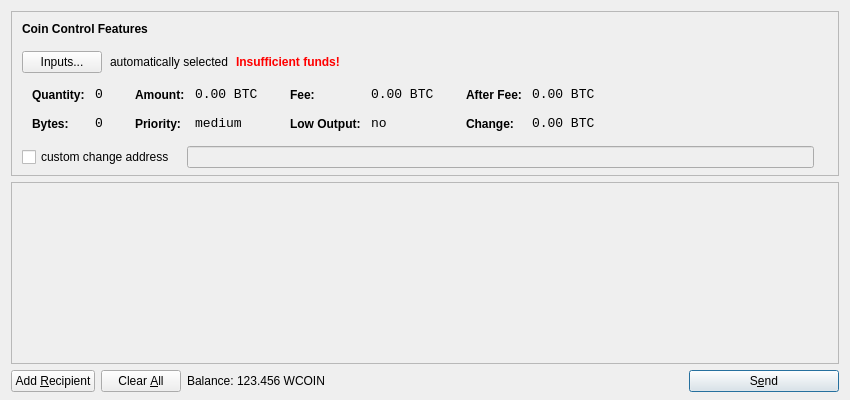
<?xml version="1.0" encoding="UTF-8"?>
<ui version="4.0">
 <class>SendCoinsDialog</class>
 <widget class="QDialog" name="SendCoinsDialog">
  <property name="geometry">
   <rect>
    <x>0</x>
    <y>0</y>
    <width>850</width>
    <height>400</height>
   </rect>
  </property>
  <property name="windowTitle">
   <string>Send Coins</string>
  </property>
  <layout class="QVBoxLayout" name="verticalLayout" stretch="0,1,0">
   <property name="bottomMargin">
    <number>8</number>
   </property>
   <item>
    <widget class="QFrame" name="frameCoinControl">
     <property name="sizePolicy">
      <sizepolicy hsizetype="Expanding" vsizetype="Expanding">
       <horstretch>0</horstretch>
       <verstretch>0</verstretch>
      </sizepolicy>
     </property>
     <property name="maximumSize">
      <size>
       <width>16777215</width>
       <height>16777215</height>
      </size>
     </property>
     <property name="frameShape">
      <enum>QFrame::StyledPanel</enum>
     </property>
     <property name="frameShadow">
      <enum>QFrame::Sunken</enum>
     </property>
     <layout class="QVBoxLayout" name="verticalLayoutCoinControl2">
      <property name="spacing">
       <number>-1</number>
      </property>
      <property name="leftMargin">
       <number>0</number>
      </property>
      <property name="topMargin">
       <number>0</number>
      </property>
      <property name="rightMargin">
       <number>0</number>
      </property>
      <property name="bottomMargin">
       <number>6</number>
      </property>
      <item>
       <layout class="QVBoxLayout" name="verticalLayoutCoinControl" stretch="0,0,0,0,1">
        <property name="spacing">
         <number>0</number>
        </property>
        <property name="leftMargin">
         <number>10</number>
        </property>
        <property name="topMargin">
         <number>10</number>
        </property>
        <item>
         <layout class="QHBoxLayout" name="horizontalLayoutCoinControl1">
          <property name="bottomMargin">
           <number>15</number>
          </property>
          <item>
           <widget class="QLabel" name="labelCoinControlFeatures">
            <property name="sizePolicy">
             <sizepolicy hsizetype="Preferred" vsizetype="Maximum">
              <horstretch>0</horstretch>
              <verstretch>0</verstretch>
             </sizepolicy>
            </property>
            <property name="font">
             <font>
              <weight>75</weight>
              <bold>true</bold>
             </font>
            </property>
            <property name="styleSheet">
             <string notr="true">font-weight:bold;</string>
            </property>
            <property name="text">
             <string>Coin Control Features</string>
            </property>
           </widget>
          </item>
         </layout>
        </item>
        <item>
         <layout class="QHBoxLayout" name="horizontalLayoutCoinControl2" stretch="0,0,0,0">
          <property name="spacing">
           <number>8</number>
          </property>
          <property name="bottomMargin">
           <number>10</number>
          </property>
          <item>
           <widget class="QPushButton" name="pushButtonCoinControl">
            <property name="styleSheet">
             <string notr="true"/>
            </property>
            <property name="text">
             <string>Inputs...</string>
            </property>
           </widget>
          </item>
          <item>
           <widget class="QLabel" name="labelCoinControlAutomaticallySelected">
            <property name="text">
             <string>automatically selected</string>
            </property>
            <property name="margin">
             <number>5</number>
            </property>
           </widget>
          </item>
          <item>
           <widget class="QLabel" name="labelCoinControlInsuffFunds">
            <property name="font">
             <font>
              <weight>75</weight>
              <bold>true</bold>
             </font>
            </property>
            <property name="styleSheet">
             <string notr="true">color:red;font-weight:bold;</string>
            </property>
            <property name="text">
             <string>Insufficient funds!</string>
            </property>
            <property name="margin">
             <number>5</number>
            </property>
           </widget>
          </item>
          <item>
           <spacer name="horizontalSpacerCoinControl">
            <property name="orientation">
             <enum>Qt::Horizontal</enum>
            </property>
            <property name="sizeHint" stdset="0">
             <size>
              <width>40</width>
              <height>1</height>
             </size>
            </property>
           </spacer>
          </item>
         </layout>
        </item>
        <item>
         <widget class="QWidget" name="widgetCoinControl" native="true">
          <property name="sizePolicy">
           <sizepolicy hsizetype="Preferred" vsizetype="Preferred">
            <horstretch>0</horstretch>
            <verstretch>0</verstretch>
           </sizepolicy>
          </property>
          <property name="minimumSize">
           <size>
            <width>0</width>
            <height>0</height>
           </size>
          </property>
          <property name="styleSheet">
           <string notr="true"/>
          </property>
          <layout class="QHBoxLayout" name="horizontalLayoutCoinControl5">
           <property name="margin">
            <number>0</number>
           </property>
           <item>
            <layout class="QHBoxLayout" name="horizontalLayoutCoinControl3" stretch="0,0,0,1">
             <property name="spacing">
              <number>20</number>
             </property>
             <property name="topMargin">
              <number>0</number>
             </property>
             <property name="bottomMargin">
              <number>10</number>
             </property>
             <item>
              <layout class="QFormLayout" name="formLayoutCoinControl1">
               <property name="horizontalSpacing">
                <number>10</number>
               </property>
               <property name="verticalSpacing">
                <number>14</number>
               </property>
               <property name="leftMargin">
                <number>10</number>
               </property>
               <property name="topMargin">
                <number>4</number>
               </property>
               <property name="rightMargin">
                <number>6</number>
               </property>
               <item row="0" column="0">
                <widget class="QLabel" name="labelCoinControlQuantityText">
                 <property name="styleSheet">
                  <string notr="true">font-weight:bold;</string>
                 </property>
                 <property name="text">
                  <string>Quantity:</string>
                 </property>
                 <property name="margin">
                  <number>0</number>
                 </property>
                </widget>
               </item>
               <item row="0" column="1">
                <widget class="QLabel" name="labelCoinControlQuantity">
                 <property name="font">
                  <font>
                   <family>Monospace</family>
                   <pointsize>10</pointsize>
                  </font>
                 </property>
                 <property name="cursor">
                  <cursorShape>IBeamCursor</cursorShape>
                 </property>
                 <property name="contextMenuPolicy">
                  <enum>Qt::ActionsContextMenu</enum>
                 </property>
                 <property name="text">
                  <string notr="true">0</string>
                 </property>
                 <property name="margin">
                  <number>0</number>
                 </property>
                 <property name="textInteractionFlags">
                  <set>Qt::LinksAccessibleByMouse|Qt::TextSelectableByKeyboard|Qt::TextSelectableByMouse</set>
                 </property>
                </widget>
               </item>
               <item row="1" column="0">
                <widget class="QLabel" name="labelCoinControlBytesText">
                 <property name="styleSheet">
                  <string notr="true">font-weight:bold;</string>
                 </property>
                 <property name="text">
                  <string>Bytes:</string>
                 </property>
                </widget>
               </item>
               <item row="1" column="1">
                <widget class="QLabel" name="labelCoinControlBytes">
                 <property name="font">
                  <font>
                   <family>Monospace</family>
                   <pointsize>10</pointsize>
                  </font>
                 </property>
                 <property name="cursor">
                  <cursorShape>IBeamCursor</cursorShape>
                 </property>
                 <property name="contextMenuPolicy">
                  <enum>Qt::ActionsContextMenu</enum>
                 </property>
                 <property name="text">
                  <string notr="true">0</string>
                 </property>
                 <property name="textInteractionFlags">
                  <set>Qt::LinksAccessibleByMouse|Qt::TextSelectableByKeyboard|Qt::TextSelectableByMouse</set>
                 </property>
                </widget>
               </item>
              </layout>
             </item>
             <item>
              <layout class="QFormLayout" name="formLayoutCoinControl2">
               <property name="horizontalSpacing">
                <number>10</number>
               </property>
               <property name="verticalSpacing">
                <number>14</number>
               </property>
               <property name="leftMargin">
                <number>6</number>
               </property>
               <property name="topMargin">
                <number>4</number>
               </property>
               <property name="rightMargin">
                <number>6</number>
               </property>
               <item row="0" column="0">
                <widget class="QLabel" name="labelCoinControlAmountText">
                 <property name="styleSheet">
                  <string notr="true">font-weight:bold;</string>
                 </property>
                 <property name="text">
                  <string>Amount:</string>
                 </property>
                 <property name="margin">
                  <number>0</number>
                 </property>
                </widget>
               </item>
               <item row="0" column="1">
                <widget class="QLabel" name="labelCoinControlAmount">
                 <property name="font">
                  <font>
                   <family>Monospace</family>
                   <pointsize>10</pointsize>
                  </font>
                 </property>
                 <property name="cursor">
                  <cursorShape>IBeamCursor</cursorShape>
                 </property>
                 <property name="contextMenuPolicy">
                  <enum>Qt::ActionsContextMenu</enum>
                 </property>
                 <property name="text">
                  <string notr="true">0.00 BTC</string>
                 </property>
                 <property name="textInteractionFlags">
                  <set>Qt::LinksAccessibleByMouse|Qt::TextSelectableByKeyboard|Qt::TextSelectableByMouse</set>
                 </property>
                </widget>
               </item>
               <item row="1" column="0">
                <widget class="QLabel" name="labelCoinControlPriorityText">
                 <property name="styleSheet">
                  <string notr="true">font-weight:bold;</string>
                 </property>
                 <property name="text">
                  <string>Priority:</string>
                 </property>
                </widget>
               </item>
               <item row="1" column="1">
                <widget class="QLabel" name="labelCoinControlPriority">
                 <property name="font">
                  <font>
                   <family>Monospace</family>
                   <pointsize>10</pointsize>
                  </font>
                 </property>
                 <property name="cursor">
                  <cursorShape>IBeamCursor</cursorShape>
                 </property>
                 <property name="contextMenuPolicy">
                  <enum>Qt::ActionsContextMenu</enum>
                 </property>
                 <property name="text">
                  <string>medium</string>
                 </property>
                 <property name="textInteractionFlags">
                  <set>Qt::LinksAccessibleByMouse|Qt::TextSelectableByKeyboard|Qt::TextSelectableByMouse</set>
                 </property>
                </widget>
               </item>
              </layout>
             </item>
             <item>
              <layout class="QFormLayout" name="formLayoutCoinControl3">
               <property name="horizontalSpacing">
                <number>10</number>
               </property>
               <property name="verticalSpacing">
                <number>14</number>
               </property>
               <property name="leftMargin">
                <number>6</number>
               </property>
               <property name="topMargin">
                <number>4</number>
               </property>
               <property name="rightMargin">
                <number>6</number>
               </property>
               <item row="0" column="0">
                <widget class="QLabel" name="labelCoinControlFeeText">
                 <property name="styleSheet">
                  <string notr="true">font-weight:bold;</string>
                 </property>
                 <property name="text">
                  <string>Fee:</string>
                 </property>
                 <property name="margin">
                  <number>0</number>
                 </property>
                </widget>
               </item>
               <item row="0" column="1">
                <widget class="QLabel" name="labelCoinControlFee">
                 <property name="font">
                  <font>
                   <family>Monospace</family>
                   <pointsize>10</pointsize>
                  </font>
                 </property>
                 <property name="cursor">
                  <cursorShape>IBeamCursor</cursorShape>
                 </property>
                 <property name="contextMenuPolicy">
                  <enum>Qt::ActionsContextMenu</enum>
                 </property>
                 <property name="text">
                  <string notr="true">0.00 BTC</string>
                 </property>
                 <property name="textInteractionFlags">
                  <set>Qt::LinksAccessibleByMouse|Qt::TextSelectableByKeyboard|Qt::TextSelectableByMouse</set>
                 </property>
                </widget>
               </item>
               <item row="1" column="0">
                <widget class="QLabel" name="labelCoinControlLowOutputText">
                 <property name="styleSheet">
                  <string notr="true">font-weight:bold;</string>
                 </property>
                 <property name="text">
                  <string>Low Output:</string>
                 </property>
                </widget>
               </item>
               <item row="1" column="1">
                <widget class="QLabel" name="labelCoinControlLowOutput">
                 <property name="font">
                  <font>
                   <family>Monospace</family>
                   <pointsize>10</pointsize>
                  </font>
                 </property>
                 <property name="cursor">
                  <cursorShape>IBeamCursor</cursorShape>
                 </property>
                 <property name="contextMenuPolicy">
                  <enum>Qt::ActionsContextMenu</enum>
                 </property>
                 <property name="text">
                  <string>no</string>
                 </property>
                 <property name="textInteractionFlags">
                  <set>Qt::LinksAccessibleByMouse|Qt::TextSelectableByKeyboard|Qt::TextSelectableByMouse</set>
                 </property>
                </widget>
               </item>
              </layout>
             </item>
             <item>
              <layout class="QFormLayout" name="formLayoutCoinControl4">
               <property name="horizontalSpacing">
                <number>10</number>
               </property>
               <property name="verticalSpacing">
                <number>14</number>
               </property>
               <property name="leftMargin">
                <number>6</number>
               </property>
               <property name="topMargin">
                <number>4</number>
               </property>
               <property name="rightMargin">
                <number>6</number>
               </property>
               <item row="0" column="0">
                <widget class="QLabel" name="labelCoinControlAfterFeeText">
                 <property name="styleSheet">
                  <string notr="true">font-weight:bold;</string>
                 </property>
                 <property name="text">
                  <string>After Fee:</string>
                 </property>
                 <property name="margin">
                  <number>0</number>
                 </property>
                </widget>
               </item>
               <item row="0" column="1">
                <widget class="QLabel" name="labelCoinControlAfterFee">
                 <property name="font">
                  <font>
                   <family>Monospace</family>
                   <pointsize>10</pointsize>
                  </font>
                 </property>
                 <property name="cursor">
                  <cursorShape>IBeamCursor</cursorShape>
                 </property>
                 <property name="contextMenuPolicy">
                  <enum>Qt::ActionsContextMenu</enum>
                 </property>
                 <property name="text">
                  <string notr="true">0.00 BTC</string>
                 </property>
                 <property name="textInteractionFlags">
                  <set>Qt::LinksAccessibleByMouse|Qt::TextSelectableByKeyboard|Qt::TextSelectableByMouse</set>
                 </property>
                </widget>
               </item>
               <item row="1" column="0">
                <widget class="QLabel" name="labelCoinControlChangeText">
                 <property name="styleSheet">
                  <string notr="true">font-weight:bold;</string>
                 </property>
                 <property name="text">
                  <string>Change:</string>
                 </property>
                </widget>
               </item>
               <item row="1" column="1">
                <widget class="QLabel" name="labelCoinControlChange">
                 <property name="font">
                  <font>
                   <family>Monospace</family>
                   <pointsize>10</pointsize>
                  </font>
                 </property>
                 <property name="cursor">
                  <cursorShape>IBeamCursor</cursorShape>
                 </property>
                 <property name="contextMenuPolicy">
                  <enum>Qt::ActionsContextMenu</enum>
                 </property>
                 <property name="text">
                  <string notr="true">0.00 BTC</string>
                 </property>
                 <property name="textInteractionFlags">
                  <set>Qt::LinksAccessibleByMouse|Qt::TextSelectableByKeyboard|Qt::TextSelectableByMouse</set>
                 </property>
                </widget>
               </item>
              </layout>
             </item>
            </layout>
           </item>
          </layout>
         </widget>
        </item>
        <item>
         <layout class="QHBoxLayout" name="horizontalLayoutCoinControl4" stretch="0,0,0">
          <property name="spacing">
           <number>12</number>
          </property>
          <property name="sizeConstraint">
           <enum>QLayout::SetDefaultConstraint</enum>
          </property>
          <property name="topMargin">
           <number>5</number>
          </property>
          <property name="rightMargin">
           <number>5</number>
          </property>
          <item>
           <widget class="QCheckBox" name="checkBoxCoinControlChange">
            <property name="text">
             <string>custom change address</string>
            </property>
           </widget>
          </item>
          <item>
           <widget class="QLineEdit" name="lineEditCoinControlChange">
            <property name="enabled">
             <bool>false</bool>
            </property>
            <property name="sizePolicy">
             <sizepolicy hsizetype="Expanding" vsizetype="Fixed">
              <horstretch>0</horstretch>
              <verstretch>0</verstretch>
             </sizepolicy>
            </property>
           </widget>
          </item>
          <item>
           <widget class="QLabel" name="labelCoinControlChangeLabel">
            <property name="sizePolicy">
             <sizepolicy hsizetype="Preferred" vsizetype="Expanding">
              <horstretch>0</horstretch>
              <verstretch>0</verstretch>
             </sizepolicy>
            </property>
            <property name="minimumSize">
             <size>
              <width>0</width>
              <height>0</height>
             </size>
            </property>
            <property name="text">
             <string/>
            </property>
            <property name="margin">
             <number>3</number>
            </property>
           </widget>
          </item>
         </layout>
        </item>
        <item>
         <spacer name="verticalSpacerCoinControl">
          <property name="orientation">
           <enum>Qt::Vertical</enum>
          </property>
          <property name="sizeHint" stdset="0">
           <size>
            <width>800</width>
            <height>1</height>
           </size>
          </property>
         </spacer>
        </item>
       </layout>
      </item>
     </layout>
    </widget>
   </item>
   <item>
    <widget class="QScrollArea" name="scrollArea">
     <property name="widgetResizable">
      <bool>true</bool>
     </property>
     <widget class="QWidget" name="scrollAreaWidgetContents">
      <property name="geometry">
       <rect>
        <x>0</x>
        <y>0</y>
        <width>830</width>
        <height>165</height>
       </rect>
      </property>
      <layout class="QVBoxLayout" name="verticalLayout_2">
       <property name="margin">
        <number>0</number>
       </property>
       <item>
        <layout class="QVBoxLayout" name="entries">
         <property name="spacing">
          <number>6</number>
         </property>
        </layout>
       </item>
       <item>
        <spacer name="verticalSpacer">
         <property name="orientation">
          <enum>Qt::Vertical</enum>
         </property>
         <property name="sizeHint" stdset="0">
          <size>
           <width>20</width>
           <height>40</height>
          </size>
         </property>
        </spacer>
       </item>
      </layout>
     </widget>
    </widget>
   </item>
   <item>
    <layout class="QHBoxLayout" name="horizontalLayout">
     <item>
      <widget class="QPushButton" name="addButton">
       <property name="toolTip">
        <string>Send to multiple recipients at once</string>
       </property>
       <property name="text">
        <string>Add &amp;Recipient</string>
       </property>
       <property name="icon">
        <iconset resource="../bitcoin.qrc">
         <normaloff>:/icons/add</normaloff>:/icons/add</iconset>
       </property>
       <property name="autoDefault">
        <bool>false</bool>
       </property>
      </widget>
     </item>
     <item>
      <widget class="QPushButton" name="clearButton">
       <property name="sizePolicy">
        <sizepolicy hsizetype="Minimum" vsizetype="Fixed">
         <horstretch>0</horstretch>
         <verstretch>0</verstretch>
        </sizepolicy>
       </property>
       <property name="toolTip">
        <string>Remove all transaction fields</string>
       </property>
       <property name="text">
        <string>Clear &amp;All</string>
       </property>
       <property name="icon">
        <iconset resource="../bitcoin.qrc">
         <normaloff>:/icons/remove</normaloff>:/icons/remove</iconset>
       </property>
       <property name="autoRepeatDelay">
        <number>300</number>
       </property>
       <property name="autoDefault">
        <bool>false</bool>
       </property>
      </widget>
     </item>
     <item>
      <layout class="QHBoxLayout" name="horizontalLayout_2">
       <property name="spacing">
        <number>3</number>
       </property>
       <item>
        <widget class="QLabel" name="label">
         <property name="text">
          <string>Balance:</string>
         </property>
        </widget>
       </item>
       <item>
        <widget class="QLabel" name="labelBalance">
         <property name="cursor">
          <cursorShape>IBeamCursor</cursorShape>
         </property>
         <property name="text">
          <string>123.456 WCOIN</string>
         </property>
         <property name="textInteractionFlags">
          <set>Qt::LinksAccessibleByMouse|Qt::TextSelectableByKeyboard|Qt::TextSelectableByMouse</set>
         </property>
        </widget>
       </item>
      </layout>
     </item>
     <item>
      <spacer name="horizontalSpacer">
       <property name="orientation">
        <enum>Qt::Horizontal</enum>
       </property>
       <property name="sizeHint" stdset="0">
        <size>
         <width>40</width>
         <height>20</height>
        </size>
       </property>
      </spacer>
     </item>
     <item>
      <widget class="QPushButton" name="sendButton">
       <property name="minimumSize">
        <size>
         <width>150</width>
         <height>0</height>
        </size>
       </property>
       <property name="toolTip">
        <string>Confirm the send action</string>
       </property>
       <property name="text">
        <string>S&amp;end</string>
       </property>
       <property name="icon">
        <iconset resource="../bitcoin.qrc">
         <normaloff>:/icons/send</normaloff>:/icons/send</iconset>
       </property>
       <property name="default">
        <bool>true</bool>
       </property>
      </widget>
     </item>
    </layout>
   </item>
  </layout>
 </widget>
 <resources>
  <include location="../bitcoin.qrc"/>
 </resources>
 <connections/>
</ui>
